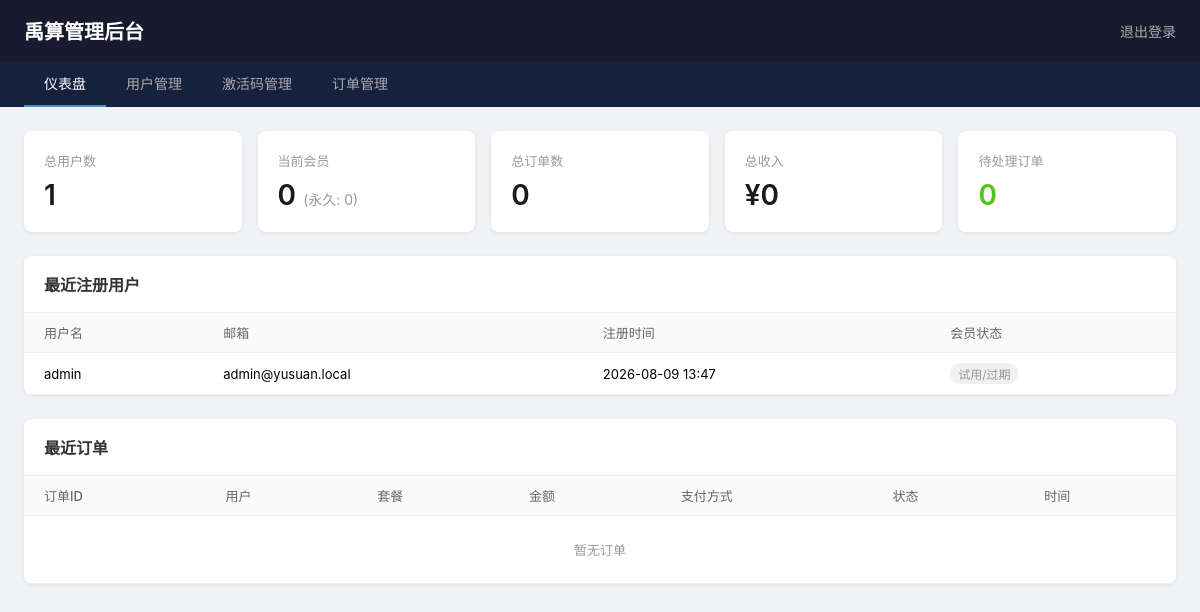
The page /admin (signed in) on the database its author committed.
### models.py (models this page shows, shortened)
class User(db.Model):
    __tablename__ = 'users'
    id = db.Column(db.Integer, primary_key=True)
    username = db.Column(db.String(80), unique=True, nullable=False, index=True)
    email = db.Column(db.String(120), unique=True, nullable=False, index=True)
    password_hash = db.Column(db.String(256), nullable=False)
    is_member = db.Column(db.Boolean, default=False)
    is_permanent = db.Column(db.Boolean, default=False)
    membership_expiry = db.Column(db.DateTime, nullable=True)
    membership_plan = db.Column(db.String(50), nullable=True)
    trial_start = db.Column(db.DateTime, nullable=True)
    created_at = db.Column(db.DateTime, default=datetime.utcnow)
    last_login = db.Column(db.DateTime, nullable=True)
    is_admin = db.Column(db.Boolean, default=False)
    is_active_user = db.Column(db.Boolean, default=True)  # 账户是否可用
    orders = db.relationship('Order', backref='user', lazy='dynamic')

### app.py (the view)
@app.route('/admin')
def admin_index():
    if 'admin_user' not in session:
        return redirect(url_for('admin_login'))
    total_users = User.query.count()
    total_members = User.query.filter_by(is_member=True).count()
    total_permanent = User.query.filter_by(is_permanent=True).count()
    total_orders = Order.query.count()
    total_revenue = db.session.query(db.func.sum(Order.price)).filter(
        Order.status == 'paid'
    ).scalar() or 0
    pending_orders = Order.query.filter_by(status='pending').count()
    recent_users = User.query.order_by(User.created_at.desc()).limit(10).all()
    recent_orders = Order.query.order_by(Order.created_at.desc()).limit(10).all()
    return render_template('admin/dashboard.html',
        total_users=total_users,
        total_members=total_members,
        total_permanent=total_permanent,
        total_orders=total_orders,
        total_revenue=total_revenue,
        pending_orders=pending_orders,
        recent_users=recent_users,
        recent_orders=recent_orders,
    )

### templates/admin/dashboard.html (shortened to what this page needs)
<!DOCTYPE html>
<html lang="zh-CN">
<head>
</head>
<body>
    <div class="header">
        <h1>禹算管理后台</h1>
        <a href="/admin/logout">退出登录</a>
    </div>
    <div class="nav">
        <a href="/admin" class="active">仪表盘</a>
        <a href="/admin/users">用户管理</a>
        <a href="/admin/codes">激活码管理</a>
        <a href="/admin/orders">订单管理</a>
    </div>
    <div class="container">
        <div class="stats">
            <div class="stat-card">
                <div class="label">总用户数</div>
                <div class="value">{{ total_users }}</div>
            </div>
            <div class="stat-card">
                <div class="label">当前会员</div>
                <div class="value">{{ total_members }} <small>(永久: {{ total_permanent }})</small></div>
            </div>
            <div class="stat-card">
                <div class="label">总订单数</div>
                <div class="value">{{ total_orders }}</div>
            </div>
            <div class="stat-card">
                <div class="label">总收入</div>
                <div class="value">&yen;{{ "%.0f"|format(total_revenue) }}</div>
            </div>
            <div class="stat-card">
                <div class="label">待处理订单</div>
                <div class="value" style="color: {% if pending_orders > 0 %}#f5222d{% else %}#52c41a{% endif %};">{{ pending_orders }}</div>
            </div>
        </div>
        <div class="section">
            <h2>最近注册用户</h2>
            <table>
                <tr><th>用户名</th><th>邮箱</th><th>注册时间</th><th>会员状态</th></tr>
                {% for user in recent_users %}
                <tr>
                    <td>{{ user.username }}</td>
                    <td>{{ user.email }}</td>
                    <td>{{ user.created_at.strftime('%Y-%m-%d %H:%M') if user.created_at else '-' }}</td>
                    <td>
                        {% if user.is_permanent %}
                        <span class="badge badge-green">永久会员</span>
                        {% elif user.is_member %}
                        <span class="badge badge-blue">{{ user.membership_plan or '会员' }}</span>
                        {% else %}
                        <span class="badge badge-gray">试用/过期</span>
                        {% endif %}
                    </td>
                </tr>
                {% endfor %}
            </table>
        </div>
        <div class="section">
            <h2>最近订单</h2>
            <table>
                <tr><th>订单ID</th><th>用户</th><th>套餐</th><th>金额</th><th>支付方式</th><th>状态</th><th>时间</th></tr>
                {% if not recent_orders %}
                <tr><td colspan="7" style="text-align:center;color:#999;padding:24px;">暂无订单</td></tr>
                {% endif %}
            </table>
        </div>
    </div>
</body>
</html>

### templates/admin/dashboard.html (style rules this page uses)
* { margin: 0; padding: 0; box-sizing: border-box; }
body { font-family: -apple-system, BlinkMacSystemFont, "Segoe UI", sans-serif; background: #f0f2f5; }
.header { background: #1a1a2e; color: #fff; padding: 16px 24px; display: flex; justify-content: space-between; align-items: center; }
.header h1 { font-size: 20px; }
.header a { color: #aaa; text-decoration: none; font-size: 14px; }
.nav { background: #16213e; padding: 0 24px; display: flex; gap: 0; }
.nav a { color: #aaa; text-decoration: none; padding: 12px 20px; font-size: 14px; transition: all 0.2s; border-bottom: 2px solid transparent; }
.nav a:hover, .nav a.active { color: #fff; border-bottom-color: #4a90d9; }
.container { max-width: 1200px; margin: 24px auto; padding: 0 24px; }
.stats { display: grid; grid-template-columns: repeat(auto-fit, minmax(180px, 1fr)); gap: 16px; margin-bottom: 24px; }
.stat-card { background: #fff; padding: 20px; border-radius: 8px; box-shadow: 0 1px 4px rgba(0,0,0,0.08); }
.stat-card .label { color: #999; font-size: 13px; margin-bottom: 8px; }
.stat-card .value { color: #1a1a1a; font-size: 28px; font-weight: 600; }
.stat-card .value small { font-size: 14px; color: #999; font-weight: normal; }
.section { background: #fff; border-radius: 8px; box-shadow: 0 1px 4px rgba(0,0,0,0.08); margin-bottom: 24px; }
.section h2 { padding: 16px 20px; border-bottom: 1px solid #eee; font-size: 16px; color: #333; }
table { width: 100%; border-collapse: collapse; }
th, td { padding: 10px 20px; text-align: left; border-bottom: 1px solid #f0f0f0; font-size: 13px; }
th { background: #fafafa; color: #666; font-weight: 500; }
.badge { display: inline-block; padding: 2px 8px; border-radius: 10px; font-size: 12px; }
.badge-gray { background: #f0f0f0; color: #999; }

### rows shown on the page
User: username "admin", email "admin@yusuan.local", created_at "2026-08-09 13:47", is_permanent "试用/过期"

### other values the page prints
{{ total_users }} "1"
{{ total_members }} "0"
{{ total_permanent }} "0"
{{ total_orders }} "0"
{{ "%.0f"|format(total_revenue) }} "0"
{{ pending_orders }} "0"
